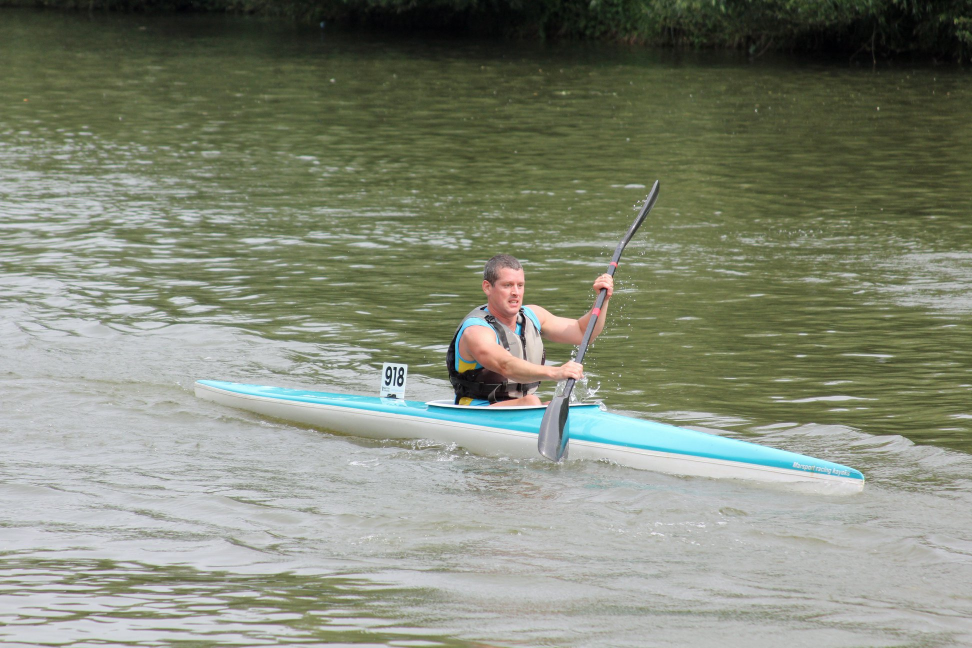
#> input picture img/img1.jpg, 1944 x 1296 px (shown at 1/2 size)
$ python edge_detection.py
#> lines starting #> are read from the running program, lines starting #| are printed output that depends on the picture; after the words box and inside, x2 and y2 are one past the last pixel; in counts of white or black regions, pixels touching at a corner belong together
"""Simple number board detection.

Using Canny edge detection + analysis of contours"""

import cv2
import os

import numpy as np

image_dir = 'img'
filename = 'img1.jpg'  # Will, bit skewed
# filename = "img2.jpg"  # Anna ES, skewed, difficult background
# filename = "img3.jpg"  # Roger, has white boat
img_loc = os.path.join(image_dir, filename)
if not os.path.exists(img_loc):
    raise IOError(f'File {img_loc} does not exist')

img = cv2.imread(os.path.join(image_dir, filename))
#> img is the input picture: shape (1296, 1944, 3); mean B, G, R 119.7, 136.3, 130.6
img = cv2.resize(img, (620, 480))
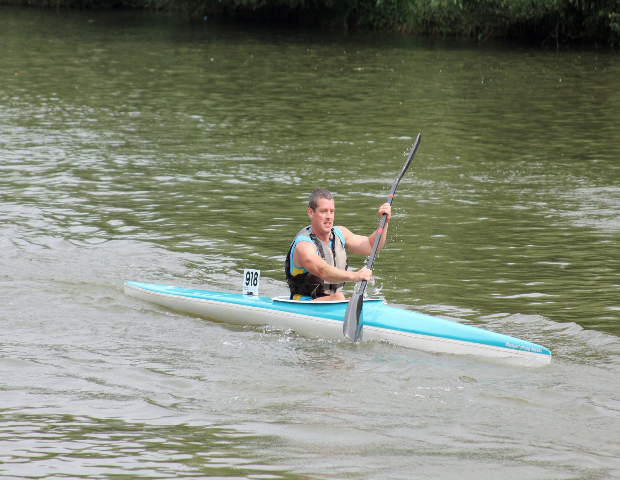
#> img: shape (480, 620, 3); mean B, G, R 119.6, 136.2, 130.5
grey = cv2.cvtColor(img, cv2.COLOR_BGR2GRAY)
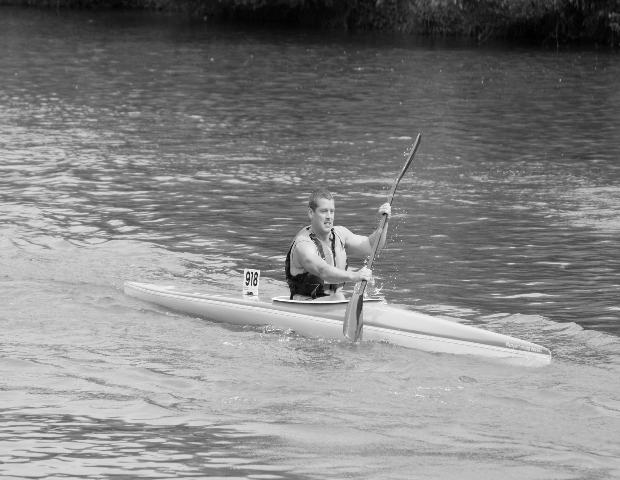
#> grey: shape (480, 620); min 1, max 254, mean 132.6
grey = cv2.bilateralFilter(grey, 5, 120, 100)

# Edge detection
min_threshold = 30
max_threshold = 200
edged = cv2.Canny(grey, min_threshold, max_threshold)
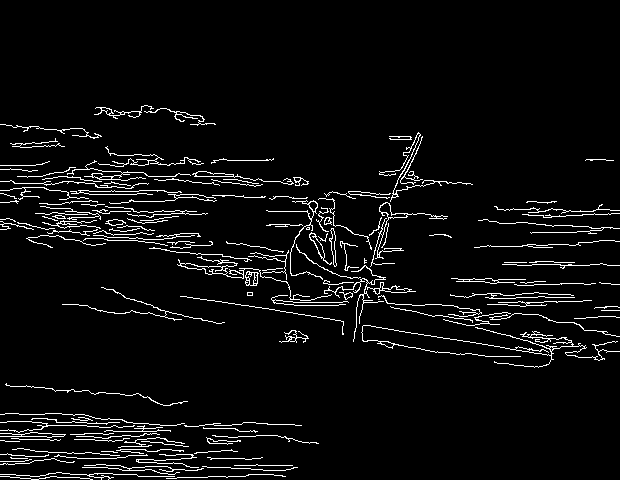
#> edged: shape (480, 620); 5% white in thin lines or dots, all inside (x1, y1, x2, y2) = (0, 105, 620, 480)

# Look for contours in image
max_in_frame = 10
contours, hierarchy = cv2.findContours(edged.copy(), cv2.RETR_TREE,
                                       cv2.CHAIN_APPROX_SIMPLE)
#> contours = 184 contours, 137 with area under 20; largest, box (x1, y1, x2, y2) and area: (177, 256, 332, 301) 252, (180, 263, 228, 275) 209, (370, 202, 448, 267) 202, (324, 265, 416, 342) 196, (361, 325, 620, 368) 170
closed_contours = []
print('number contours', len(contours))
#| number contours 184
for i, c in enumerate(contours):
    area = cv2.contourArea(c)
    if hierarchy[0][i][2] > 0:
        closed_contours.append(c)
#> this loop made 184 passes
#> area on passes 28, 29, 38: 127, 124, 38
#> after the loop, closed_contours = 26 contours, 5 with area under 20; largest, box (x1, y1, x2, y2) and area: (177, 256, 332, 301) 252, (370, 202, 448, 267) 202, (324, 265, 416, 342) 196, (361, 325, 620, 368) 170, (245, 271, 259, 286) 150

print('number of closed contours', len(closed_contours))
#| number of closed contours 26

# counts = imutils.grab_contours(contours)
# counts = sorted(counts, key=cv2.contourArea, reverse=True)#[:max_in_frame]

print([cv2.contourArea(c) for c in closed_contours])
#| [12.5, 127.0, 38.0, 170.0, 8.5, 36.0, 15.0, 95.0, 150.5, 196.0, 252.0, 138.5, 111.5, 5.5, 22.0, 70.0, 34.0, 24.5, 202.5, 95.0, 4.0, 31.5, 137.0, 53.0, 56.0, 72.0]

for i, cnt in enumerate(closed_contours[:5]):
    # get contour centroid
    M = cv2.moments(cnt)
    cx = int(M['m10'] / M['m00'])
    cy = int(M['m01'] / M['m00'])
    print('Contour centroid', cx, cy)

    # Contour area
    print('Contour area', cv2.contourArea(cnt))

    # get contour length
    print('Contour length', cv2.arcLength(cnt, True))  # True as closed

    # straight bounding rectangle
    x, y, w, h = cv2.boundingRect(cnt)
    cv2.rectangle(img, (x, y), (x + w, y + h), (0, 255, 0), 2)
    print('Aspect ratio straight bounding rectangle ', h / w)

    # rotated bounding rectangle
    rect = cv2.minAreaRect(cnt)
    box = cv2.boxPoints(rect)
    box = np.int0(box)
    cv2.drawContours(img, [box], 0, (0, 0, 255), 2)
    print('Aspect ratio rotated bounding rectangle ', rect, box)
#> this loop made 5 passes
#> (cx, cy, x, y, w, h, rect, box) on passes 1 to 5: (165, 458, 136, 454, 63, 14, ((167, 460.5), (13, 62), -90), [[198, 467], [136, 467], [136, 454], [198, 454]]), (41, 434, 0, 432, 66, 6, ((32.48, 434.3), (4.79, 65.01), -88.78), [[64, 437], [0, 435], [0, 431], [65, 432]]), (293, 337, 279, 330, 30, 13, ((293.5, 336), (12, 29), -90), [[308, 342], [279, 342], [279, 330], [308, 330]]), (487, 345, 361, 325, 259, 43, ((489.7, 344.5), (36.02, 258.6), -84.29), [[616, 375], [359, 349], [362, 313], [620, 339]]), (531, 302, 487, 300, 105, 7, ((539, 303.2), (104, 5.11), -0.881), [[487, 306], [486, 301], [590, 299], [591, 304]])
#> (printed output is left out)
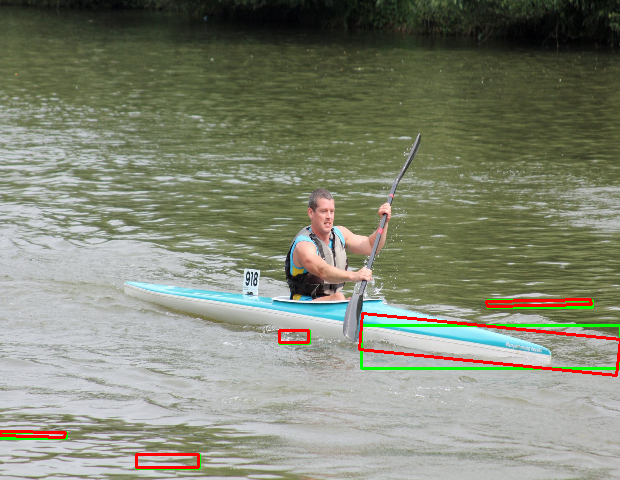
#> img: shape (480, 620, 3); 1.85% of pixels changed, all inside (x1, y1, x2, y2) = (0, 298, 620, 470)

# Display image
cv2.drawContours(img, contours, -1, (245, 66, 66), 3)
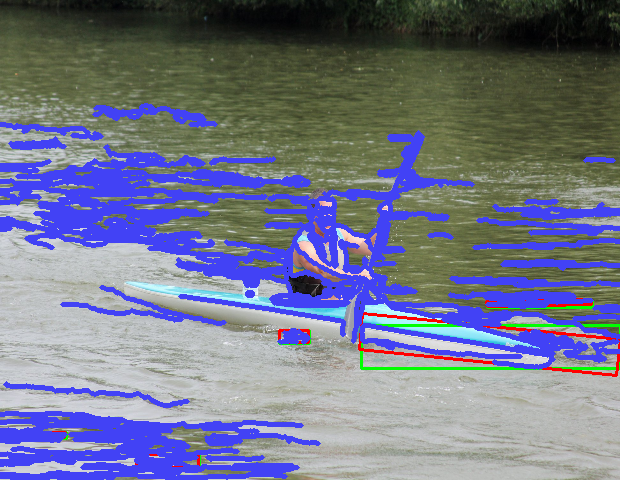
#> img: shape (480, 620, 3); mean B, G, R 139.2, 117.7, 113.5
cv2.imshow('image', img)
cv2.waitKey(0)
cv2.destroyAllWindows()

$ run again, with img/img2.jpg copied over img/img1.jpg
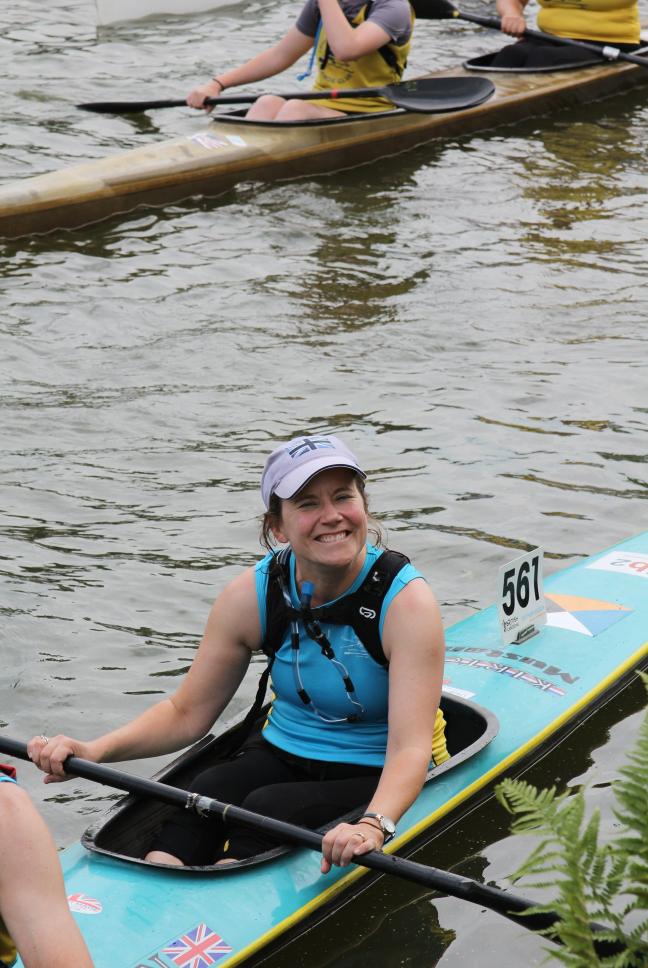
#> input picture img/img2.jpg, 1296 x 1936 px (shown at 1/2 size)
#> img is the input picture: shape (1936, 1296, 3); mean B, G, R 135.3, 141, 138.1
#> `edged = cv2.Canny(grey, min_threshold, max_threshold)`:
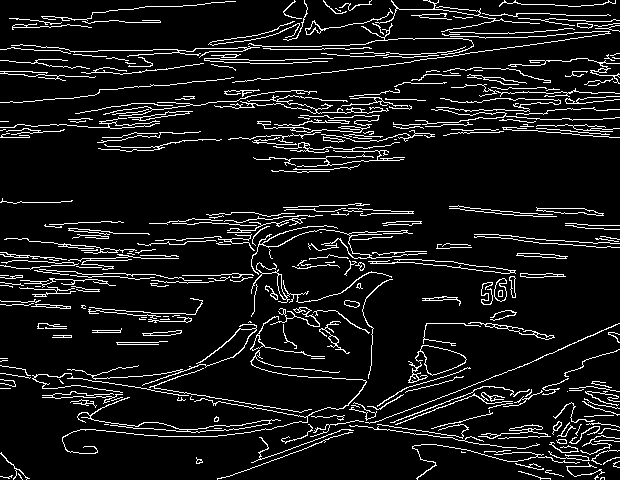
#> edged: shape (480, 620); 9.1% white in thin lines or dots
#> contours = 372 contours, 275 with area under 20; largest, box (x1, y1, x2, y2) and area: (415, 345, 467, 376) 848, (420, 345, 467, 376) 824, (77, 397, 281, 433) 335, (187, 420, 270, 433) 300, (536, 207, 604, 216) 242
#| number contours 372
#> the loop `for i, c in enumerate(contours):` made 372 passes
#> area on passes 13, 18, 21: 20.5, 27, 32.5
#> after the loop `for i, c in enumerate(contours):`: closed_contours = 52 contours, 6 with area under 20; largest, box (x1, y1, x2, y2) and area: (415, 345, 467, 376) 848, (77, 397, 281, 433) 335, (187, 420, 270, 433) 300, (536, 207, 604, 216) 242, (494, 278, 507, 302) 204
#| number of closed contours 52
#> (printed output is left out)
#> the loop `for i, cnt in enumerate(closed_contours[:5]):` made 5 passes
#> (cx, cy, x, y, w, h, rect, box) on passes 1 to 3: (198, 460, 196, 457, 7, 7, ((199, 460), (6, 6), -90), [[202, 463], [196, 463], [196, 457], [202, 457]]), (561, 441, 556, 439, 11, 5, ((561, 441), (4, 10), -90), [[566, 443], [556, 443], [556, 439], [566, 439]]), (525, 428, 478, 424, 73, 15, ((513.8, 431.2), (71.96, 13.22), -1.85), [[478, 438], [477, 425], [549, 423], [550, 436]])
#> (printed output is left out)
#> `cv2.drawContours(img, contours, -1, (245, 66, 66), 3)`:
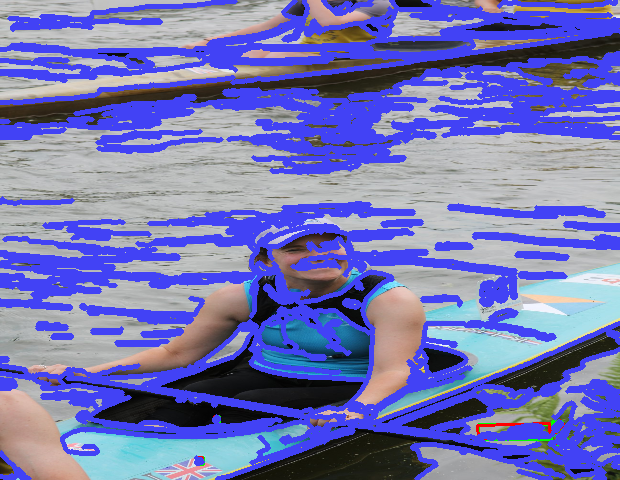
#> img: shape (480, 620, 3); mean B, G, R 181.1, 118, 115.8

$ run again, with img/img3.jpg copied over img/img1.jpg
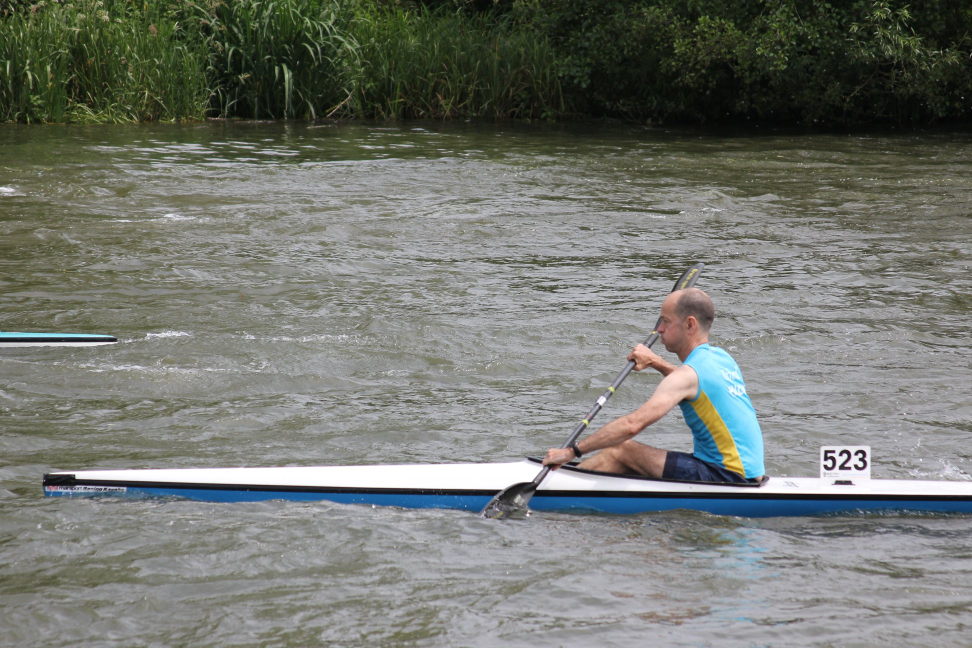
#> input picture img/img3.jpg, 1944 x 1296 px (shown at 1/2 size)
#> img is the input picture: shape (1296, 1944, 3); mean B, G, R 111.6, 118.1, 115.2
#> `edged = cv2.Canny(grey, min_threshold, max_threshold)`:
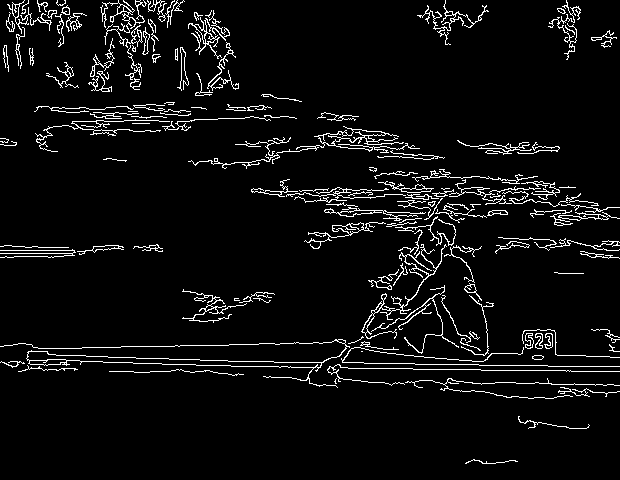
#> edged: shape (480, 620); 5.5% white in thin lines or dots
#> contours = 241 contours, 137 with area under 20; largest, box (x1, y1, x2, y2) and area: (0, 339, 350, 388) 1766, (26, 351, 322, 368) 1537, (188, 126, 420, 169) 575, (318, 129, 386, 146) 402, (100, 0, 147, 48) 316
#| number contours 241
#> the loop `for i, c in enumerate(contours):` made 241 passes
#> area on passes 10, 11, 15: 37.5, 36, 21
#> after the loop `for i, c in enumerate(contours):`: closed_contours = 57 contours, 7 with area under 20; largest, box (x1, y1, x2, y2) and area: (0, 339, 350, 388) 1766, (188, 126, 420, 169) 575, (100, 0, 147, 48) 316, (361, 244, 447, 339) 268, (304, 222, 386, 249) 234
#| number of closed contours 57
#> (printed output is left out)
#> the loop `for i, cnt in enumerate(closed_contours[:5]):` made 5 passes
#> (cx, cy, x, y, w, h, rect, box) on passes 1 to 3: (537, 356, 532, 355, 12, 5, ((537.5, 357), (4, 11), -90), [[543, 359], [532, 359], [532, 355], [543, 355]]), (366, 343, 360, 341, 39, 9, ((379.1, 346.4), (4.71, 38.05), -78.69), [[397, 352], [360, 344], [360, 340], [398, 347]]), (159, 360, 0, 339, 350, 49, ((174.5, 363), (48, 349), -90), [[349, 387], [0, 387], [0, 339], [349, 339]])
#> (printed output is left out)
#> `cv2.drawContours(img, contours, -1, (245, 66, 66), 3)`:
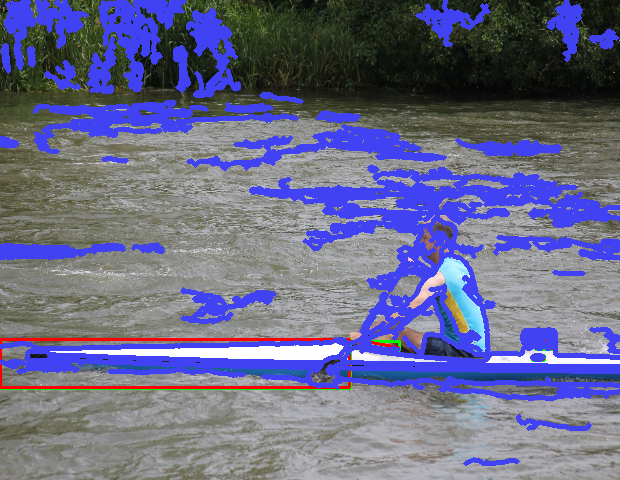
#> img: shape (480, 620, 3); mean B, G, R 138.3, 106.3, 105.6

$ run again, with img/multiple1.jpg copied over img/img1.jpg
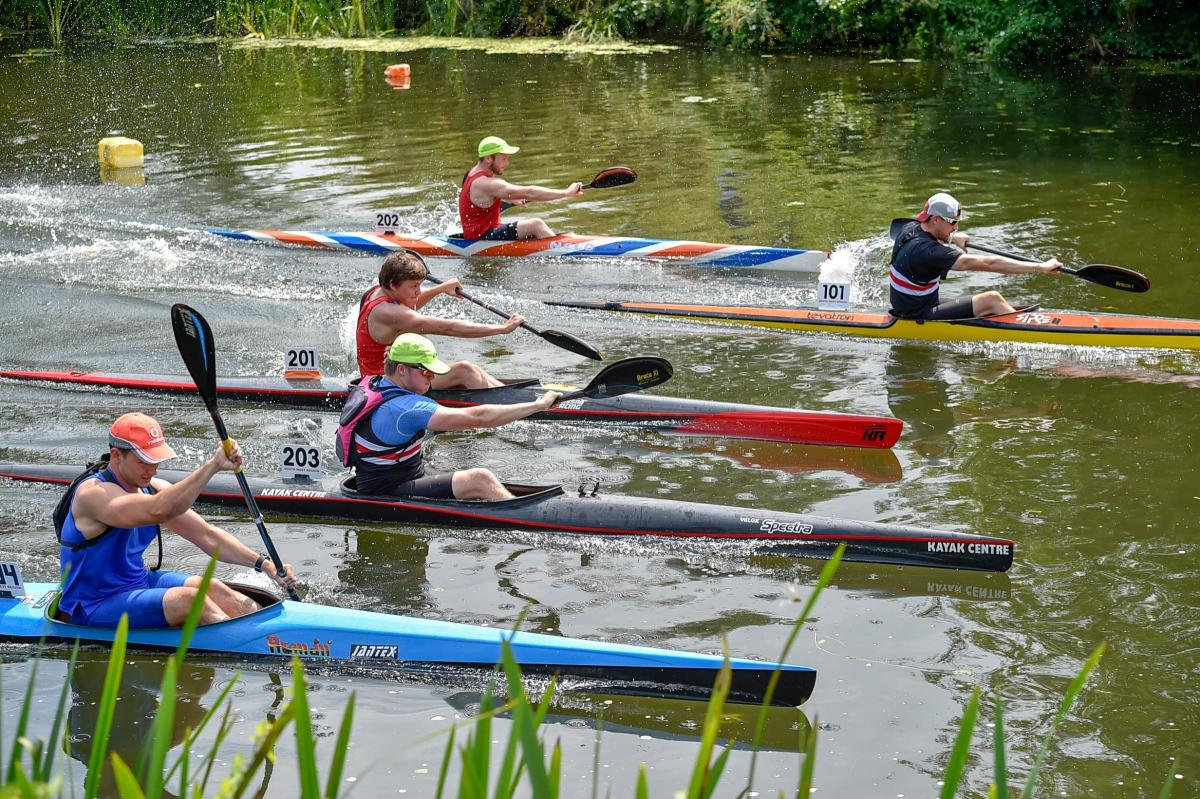
#> input picture img/multiple1.jpg, 1200 x 799 px
#> img is the input picture: shape (799, 1200, 3); mean B, G, R 99.7, 120.3, 115.8
#> `edged = cv2.Canny(grey, min_threshold, max_threshold)`:
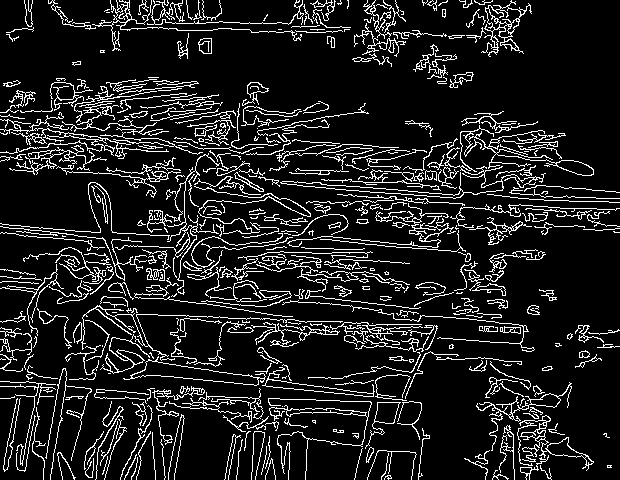
#> edged: shape (480, 620); 12.2% white in thin lines or dots
#> contours = 635 contours, 431 with area under 20; largest, box (x1, y1, x2, y2) and area: (123, 356, 266, 386) 1306, (131, 360, 259, 386) 1280, (481, 0, 532, 57) 888, (280, 125, 546, 199) 781, (517, 415, 594, 471) 672
#| number contours 635
#> the loop `for i, c in enumerate(contours):` made 635 passes
#> area on passes 11, 12, 16: 74, 56, 20.5
#> after the loop `for i, c in enumerate(contours):`: closed_contours = 123 contours, 21 with area under 20; largest, box (x1, y1, x2, y2) and area: (123, 356, 266, 386) 1306, (481, 0, 532, 57) 888, (280, 125, 546, 199) 781, (517, 415, 594, 471) 672, (262, 367, 375, 397) 542
#| number of closed contours 123
#> (printed output is left out)
#> the loop `for i, cnt in enumerate(closed_contours[:5]):` made 5 passes
#> (cx, cy, x, y, w, h, rect, box) on passes 1 to 3: (388, 476, 384, 475, 8, 5, ((387.5, 477), (4, 7), -90), [[391, 479], [384, 479], [384, 475], [391, 475]]), (608, 466, 607, 465, 5, 3, ((609, 466), (2, 4), -90), [[611, 467], [607, 467], [607, 465], [611, 465]]), (527, 469, 520, 455, 29, 25, ((536.1, 467.5), (32.16, 14.7), -25.46), [[524, 481], [518, 467], [547, 453], [553, 467]])
#> (printed output is left out)
#> `cv2.drawContours(img, contours, -1, (245, 66, 66), 3)`:
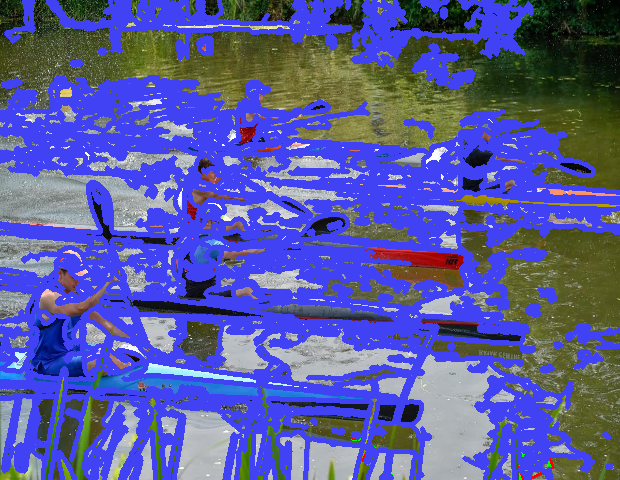
#> img: shape (480, 620, 3); mean B, G, R 160.2, 90.9, 87.8
